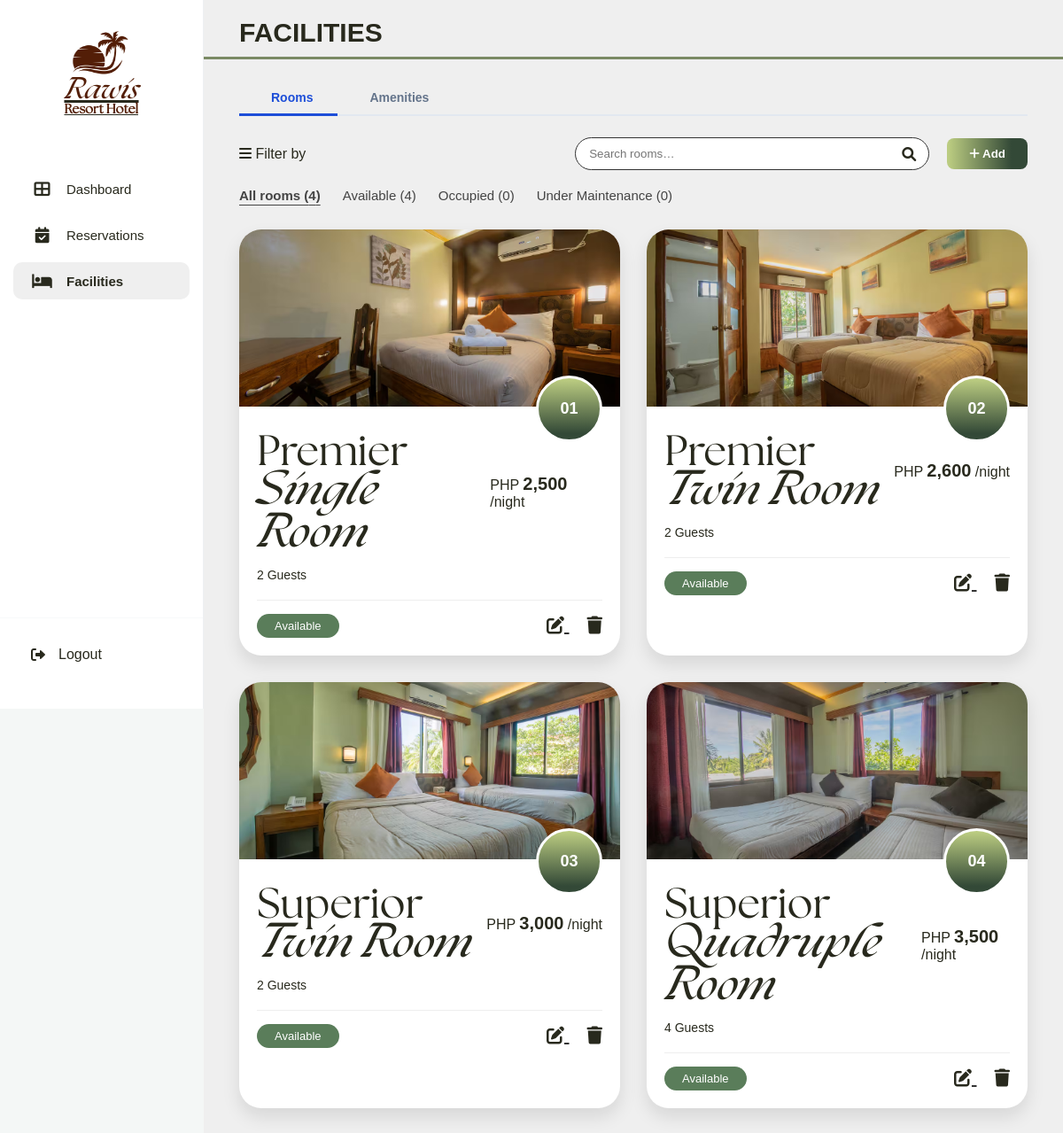
Screenshot of /admin/facilities.php (signed in) with the database file from the repository.
### tables this page shows
CREATE TABLE `rooms` (
  `room_id` int(11) NOT NULL AUTO_INCREMENT,
  `room_number` varchar(20) NOT NULL,
  `room_type` varchar(50) NOT NULL,
  `max_capacity` int(11) NOT NULL,
  `price_per_night` decimal(10,2) NOT NULL,
  `room_status` varchar(20) NOT NULL,
  `image_path` text DEFAULT NULL,
  `extra_guest_fee` decimal(10,2) NOT NULL DEFAULT 0.00,
  `extra_bed_fee` decimal(10,2) NOT NULL DEFAULT 0.00,
  `num_bedrooms` int(11) NOT NULL DEFAULT 1,
  `num_beds` int(11) NOT NULL DEFAULT 1,
  `bed_type` varchar(50) NOT NULL DEFAULT 'Double',
  PRIMARY KEY (`room_id`),
  UNIQUE KEY `room_number` (`room_number`)
);

### admin/facilities.php (the view, shortened to what this page needs)
<?php
require_once __DIR__ . "/../php/config.php";
$active_tab = ($_GET["tab"] ?? "rooms") === "amenities" ? "amenities" : "rooms";
$count_all         = $conn->query("SELECT COUNT(*) as c FROM rooms")->fetch_assoc()["c"];
$count_available   = $conn->query("SELECT COUNT(*) as c FROM rooms WHERE room_status='available'")->fetch_assoc()["c"];
$count_occupied    = $conn->query("SELECT COUNT(*) as c FROM rooms WHERE room_status='occupied'")->fetch_assoc()["c"];
$count_maintenance = $conn->query("SELECT COUNT(*) as c FROM rooms WHERE room_status='maintenance'")->fetch_assoc()["c"];
$rooms_result   = $conn->query("SELECT * FROM rooms ORDER BY room_number ASC");
$rooms_arr      = [];
while ($r = $rooms_result->fetch_assoc()) $rooms_arr[] = $r;
?>
<!DOCTYPE html>
<html lang="en">
<head>
    <link rel="stylesheet" href="../assets/css/admin.css">
    <link rel="stylesheet" href="https://cdnjs.cloudflare.com/ajax/libs/font-awesome/6.0.0/css/all.min.css">
</head>
<body>
    <?php require_once __DIR__ . '/sidebar.php'; ?>
    <main class="main-content">
        <div class="section-title">
            <h1>FACILITIES</h1>
            <hr class="header-line">
        </div>
        <div class="facility-tabs">
            <button class="facility-tab-btn <?= $active_tab === 'rooms' ? 'active' : '' ?>"
                    data-tab="rooms"
                    onclick="switchTab('rooms')">
                <i class="fas"></i> Rooms
            </button>
            <button class="facility-tab-btn <?= $active_tab === 'amenities' ? 'active' : '' ?>"
                    data-tab="amenities"
                    onclick="switchTab('amenities')">
                <i class="fas"></i> Amenities
            </button>
        </div>
        <div id="tab-rooms" class="tab-panel <?= $active_tab === 'rooms' ? 'active' : '' ?>">
            <div class="toolbar">
                <div class="filter-group"><i class="fas fa-bars"></i> Filter by</div>
                <div class="search-add">
                    <div class="search-bar">
                        <input type="text" id="roomSearch" placeholder="Search rooms…" oninput="applyRoomSearch()">
                        <i class="fas fa-search"></i>
                    </div>
                    <button class="btn-add" onclick="openAddRoomModal()">
                        <i class="fas fa-plus"></i> Add
                    </button>
                </div>
            </div>
            <div class="status-filters">
                <a href="#" class="filter-tab active" data-filter="all"
                   onclick="filterRoomStatus('all', this); return false;">All rooms (<?= $count_all ?>)</a>
                <a href="#" class="filter-tab" data-filter="available"
                   onclick="filterRoomStatus('available', this); return false;">Available (<?= $count_available ?>)</a>
                <a href="#" class="filter-tab" data-filter="occupied"
                   onclick="filterRoomStatus('occupied', this); return false;">Occupied (<?= $count_occupied ?>)</a>
                <a href="#" class="filter-tab" data-filter="maintenance"
                   onclick="filterRoomStatus('maintenance', this); return false;">Under Maintenance (<?= $count_maintenance ?>)</a>
            </div>
            <div class="rooms-grid" id="roomsGrid">
                <?php foreach ($rooms_arr as $row): ?>
                    <div class="room-card"
                         data-room-id="<?= $row["room_id"]; ?>"
                         data-room-number="<?= htmlspecialchars($row["room_number"]); ?>"
                         data-room-type="<?= htmlspecialchars($row["room_type"]); ?>"
                         data-capacity="<?= $row["max_capacity"]; ?>"
                         data-price="<?= number_format($row["price_per_night"], 2); ?>"
                         data-price-raw="<?= $row["price_per_night"]; ?>"
                         data-status="<?= htmlspecialchars($row["room_status"]); ?>"
                         data-image="../<?= htmlspecialchars($row["image_path"] ?: 'assets/images/default-room.jpg'); ?>"
                         style="cursor:pointer"
                         onclick="handleRoomCardClick(event, this)">
                        <div class="room-image">
                            <img src="../<?= $row["image_path"] ?: 'assets/images/default-room.jpg'; ?>" alt="Room Image">
                            <div class="room-number-badge"><?= str_pad($row["room_number"], 2, '0', STR_PAD_LEFT); ?></div>
                        </div>
                        <div class="room-details">
                            <div class="room-title-row">
                                <?php
                                    $parts      = explode(' ', $row['room_type'], 2);
                                    $first_word = $parts[0];
                                    $second_word = $parts[1] ?? '';
                                ?>
                                <h3 class="room-title">
                                    <span class="main-name"><?= htmlspecialchars($first_word); ?></span>
                                    <span class="sub-name"><?= htmlspecialchars($second_word); ?></span>
                                </h3>
                                <div class="room-price">
                                    <span class="currency">PHP</span>
                                    <span class="amount"><?= number_format($row["price_per_night"], 0); ?></span>
                                    <span class="period">/night</span>
                                </div>
                            </div>
                            <div class="room-info">
                                <span><?= $row["max_capacity"]; ?> Guests</span>
                            </div>
                            <div class="room-footer">
                                <span class="status-pill <?= strtolower($row["room_status"]); ?>">
                                    <?= ucfirst($row["room_status"]); ?>
                                </span>
                                <div class="card-actions">
                                    <a href="#" title="Edit"
                                       onclick="event.stopPropagation(); openEditRoomModal(<?= $row["room_id"]; ?>); return false;">
                                        <i class="fas fa-edit"></i>
                                    </a>
                                    <a href="facilities.php?delete_room=<?= $row["room_id"]; ?>"
                                       onclick="event.stopPropagation(); return confirm('Delete room <?= addslashes($row["room_number"]); ?>?');"
                                       title="Delete">
                                        <i class="fas fa-trash"></i>
                                    </a>
                                </div>
                            </div>
                        </div>
                    </div>
                <?php endforeach; ?>
            </div>
        </div>
    </main>
</body>
</html>

### admin/sidebar.php
<link rel="stylesheet" href="https://cdnjs.cloudflare.com/ajax/libs/font-awesome/6.0.0/css/all.min.css">
<link rel="stylesheet" href="../assets/css/admin.css">
<?php
$current_page = basename($_SERVER['PHP_SELF']);
?>
<aside class="admin-sidebar">
    <div class="sidebar-logo">
        <a href="dashboard.php">
            <?php
                $showImage = true;
                $showText  = true;
                require_once __DIR__ . '/../php/logo.php';
            ?>
        </a>
    </div>
    <nav class="sidebar-nav">
        <ul>
            <li class="<?= ($current_page == 'dashboard.php') ? 'active' : ''; ?>">
                <a href="dashboard.php"><i class="fas fa-th-large"></i> Dashboard</a>
            </li>
            <li class="<?= ($current_page == 'reservation.php') ? 'active' : ''; ?>">
                <a href="reservation.php"><i class="fas fa-calendar-check"></i> Reservations</a>
            </li>
            <li class="<?= ($current_page == 'facilities.php') ? 'active' : ''; ?>">
                <a href="facilities.php"><i class="fas fa-bed"></i> Facilities</a>
            </li>
        </ul>
    </nav>
    <div class="sidebar-footer">
        <a href="logout.php" class="logout-link">
            <i class="fas fa-sign-out-alt"></i> Logout
        </a>
    </div>
</aside>

### php/logo.php
<?php
$showImage = $showImage ?? true;
$showText  = $showText  ?? true;
?>
<div class="logo">
    <?php if ($showImage):
        $base = defined('BASE_URL') ? BASE_URL : '';
        $logoSrc = ($base !== '' ? $base . '/assets/logo.png' : '/assets/logo.png');
    ?>
        <img src="<?= htmlspecialchars($logoSrc, ENT_QUOTES, 'UTF-8') ?>" alt="Rawis logo">
    <?php endif; ?>
    <?php if ($showText): ?>
        <div class="logo-text">
            <h1>Rawis</h1>
            <h2>Resort Hotel</h2>
        </div>
    <?php endif; ?>
</div>

### admin/facilities.php (style rules this page uses)
.facility-tabs { display: flex; gap: 0; margin-bottom: 24px; border-bottom: 2px solid #e2e8f0; }
.facility-tab-btn { padding: 10px 28px; font-size: 14px; font-weight: 600; color: #64748b; background: none; border: none; border-bottom: 3px solid transparent; cursor: pointer; transition: all .2s; margin-bottom: -2px; display: flex; align-items: center; gap: 8px; }
.facility-tab-btn.active { color: #1d4ed8; border-bottom-color: #1d4ed8; }
.tab-panel { display: none; }
.tab-panel.active { display: block; }

### rows the page displays
rooms: image_path (picture), room_number "01", room_type "Premier", room_type "Single Room", price_per_night "2,500", max_capacity "2", room_status "Available"
rooms: image_path (picture), room_number "02", room_type "Premier", room_type "Twin Room", price_per_night "2,600", max_capacity "2", room_status "Available"
rooms: image_path (picture), room_number "03", room_type "Superior", room_type "Twin Room", price_per_night "3,000", max_capacity "2", room_status "Available"
rooms: image_path (picture), room_number "04", room_type "Superior", room_type "Quadruple Room", price_per_night "3,500", max_capacity "4", room_status "Available"

### other values shown
$count_all "4"
$count_available "4"
$count_occupied "0"
$count_maintenance "0"
